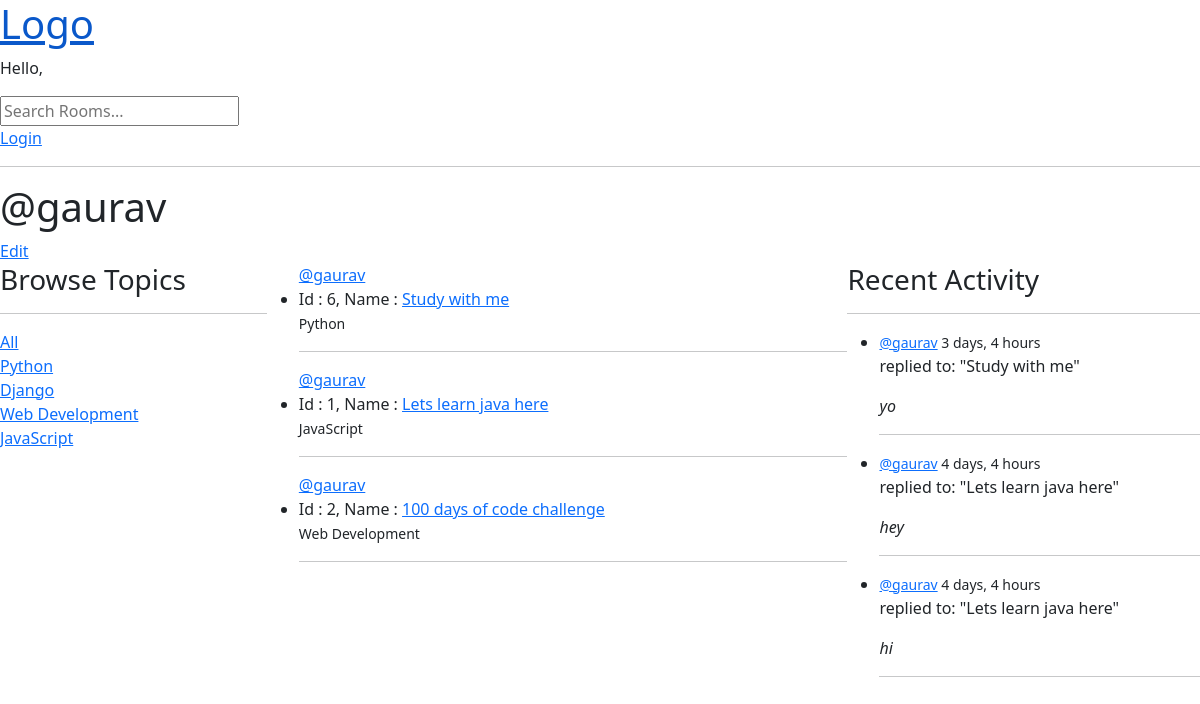
Screenshot of /user-profile/1/ with the database file from the repository.
### base/models.py (models this page shows, shortened)
class Topic(models.Model):
    name = models.CharField(max_length=200)

class Room(models.Model):
    host = models.ForeignKey(User, on_delete=models.CASCADE)
    topic = models.ForeignKey(Topic, on_delete=models.SET_NULL, null=True)
    name = models.CharField(max_length=200)
    description = models.TextField(null=True, blank=True)
    participants = models.ManyToManyField(User, related_name='participants', blank=True)
    updated = models.DateTimeField(auto_now=True)
    created = models.DateTimeField(auto_now_add=True)
    class Meta:
        ordering = ['-updated', '-created']
    def __str__(self):
        return self.name

class Message(models.Model):
    user = models.ForeignKey(User, on_delete=models.CASCADE)
    room = models.ForeignKey(Room, on_delete=models.CASCADE)
    body = models.TextField()
    updated = models.DateTimeField(auto_now=True)
    created = models.DateTimeField(auto_now_add=True)
    class Meta:
        ordering = ['-updated', '-created']

### base/views.py (the view)
# urls.py: path('user-profile/<str:pk>/', views.user_profile, name='profile'),
def user_profile(request, pk):
    user = User.objects.get(id=pk)
    rooms = user.room_set.all()
    room_message = user.message_set.all()[:4]
    topics = Topic.objects.all()
    context = {'user': user,
               'rooms': rooms,
               'recent_messages': room_message,
               'topics': topics,
               }
    return render(request, 'base/profile.html', context)

### base/templates/base/profile.html
{% extends 'main.html' %}
{% load static %}
{% block style %}
    <link rel="stylesheet" href="{% static 'base/home.css' %}">
{% endblock style %}
{% block content %}
<h1>@{{ user }}</h1>
<a href="{% url 'update-profile' %}">Edit</a>
<div class="profile-container">
    <div class="browse">
        {% include 'base/topic_component.html' %}
    </div>
    <div class="rooms">
        {% include 'base/feed_component.html' %}
    </div>
    <div class="recent-activity">
        {% include 'base/activity_component.html' %}
    </div>
</div>
{% endblock content %}

### base/templates/base/topic_component.html
<h3>Browse Topics</h3>
<hr>
<div>
    <a href="{% url 'home'%}">All</a>
</div>
{% for topic in topics%}
    <div>
        <a href="{% url 'home'%}?q={{topic.name}}">{{topic.name}}</a>
    </div>
{% endfor %}

### base/templates/base/feed_component.html (shortened to what this page needs)
<div>
    {% for room in rooms%}
        <ul>
            <span><a href="{% url 'profile' room.host.id %}">@{{ room.host.username }}</a></span>
            <li>Id : {{ room.id }}, Name : <a href="{% url 'room' room.id%}">{{ room.name }}</a></li>
            <small>{{ room.topic.name }}</small>
            <br>
            <hr>
        </ul>
    {% endfor %}
</div>

### base/templates/base/activity_component.html (shortened to what this page needs)
<h3>Recent Activity</h3>
<hr>
<ul>
    {% for message in recent_messages %}
        <li>
            <small><a href="{% url 'profile' message.user.id %}">@{{message.user}}</a> {{message.created|timesince}}</small>
            <p>replied to: "{{message.room}}"</p>
            <em>{{message.body|truncatewords:15}}</em>
            <hr>
        </li>
    {% endfor %}
</ul>

### static/styles/main.css (style rules this page uses)
body { background-color: #1e1e2f; color: #e6e6e6; font-family: "Segoe UI", Roboto, sans-serif; }

### base/static/base/home.css (style rules this page uses)
.home-container, .profile-container { display: flex; flex-direction: row; }
.browse { flex: 1 1 auto; }
.rooms { flex: 3 3 auto; }
.recent-activity { flex: 1 1 auto; }

### rows the page displays
Topic: name "Python"
Topic: name "Django"
Topic: name "Web Development"
Topic: name "JavaScript"
Room: host.username "gaurav", id "6", name "Study with me", topic.name "Python"
Room: host.username "gaurav", id "1", name "Lets learn java here", topic.name "JavaScript"
Room: host.username "gaurav", id "2", name "100 days of code challenge", topic.name "Web Development"
Message: user "gaurav", created "3 days, 4 hours", room "Study with me", body "yo"
Message: user "gaurav", created "4 days, 4 hours", room "Lets learn java here", body "hey"
Message: user "gaurav", created "4 days, 4 hours", room "Lets learn java here", body "hi"

### other values shown
{{ user }} "gaurav"
